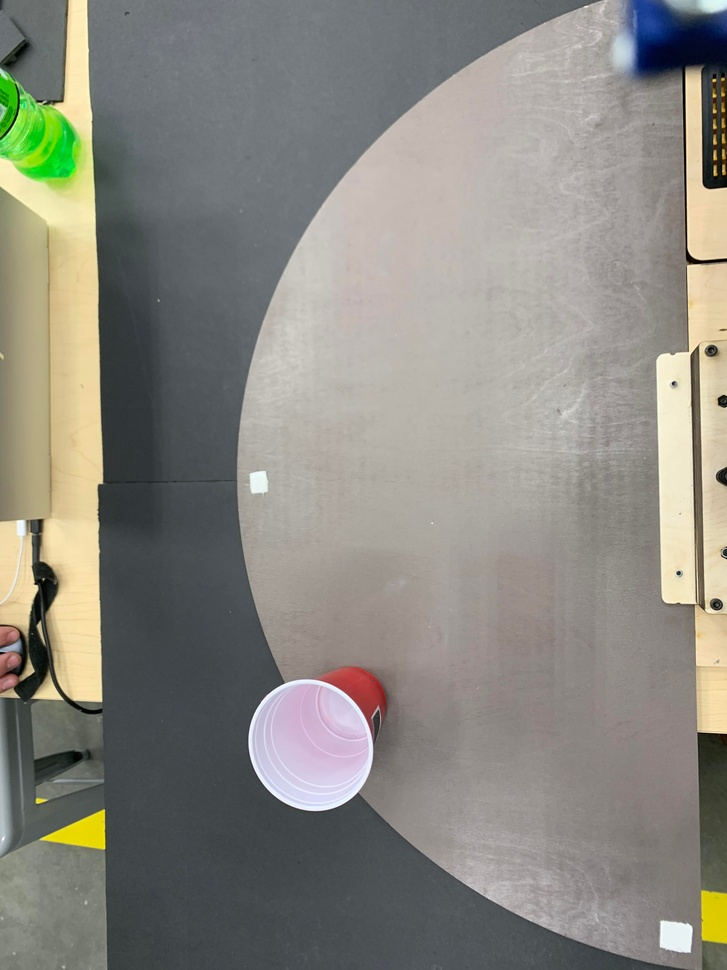
#> input picture Logiciel/Vision/pic_verre.jpg, 727 x 970 px, shrunk from 3024 x 4032 before the run, given in place of the camera
$ python vision_windows.py
#> lines starting #> are read from the running program, lines starting #| are printed output that depends on the picture; after the words box and inside, x2 and y2 are one past the last pixel; in counts of white or black regions, pixels touching at a corner belong together
import numpy as np
from PIL import Image
import cv2

def vision():
    path = r"pic.jpeg"
    cap = cv2.VideoCapture(0)

    # Check if the webcam is opened correctly
    if not cap.isOpened():
        raise IOError("Cannot open webcam")
    ret, frame = cap.read()
#> frame is the input picture: shape (970, 727, 3); mean B, G, R 128.4, 136.3, 138.2
    cv2.imwrite(path, frame)
    frame = cv2.resize(frame, None, fx=0.5, fy=0.5, interpolation=cv2.INTER_AREA)
#> frame: shape (485, 364, 3)

    im = Image.open(path).convert('L') #.resize([10000, 10000])
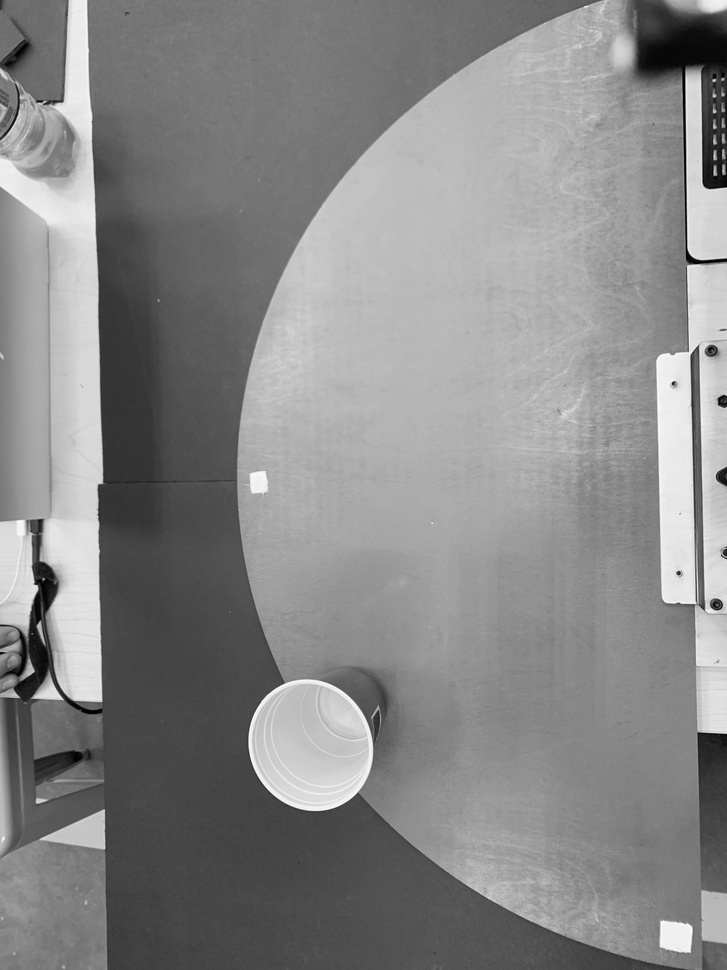
#> im: PIL image 727x970 L; min 0, max 254, mean 136
    pixel = im.load()
    x =0
    y =0
    nb =0
    for i in range(im.size[0]):
        for j in range(im.size[1]):
            if pixel[i,j] > 150:
                im.putpixel([i,j], 255)
                x += i
                nb += 1
                y += j
            else:
                im.putpixel([i,j], 0)
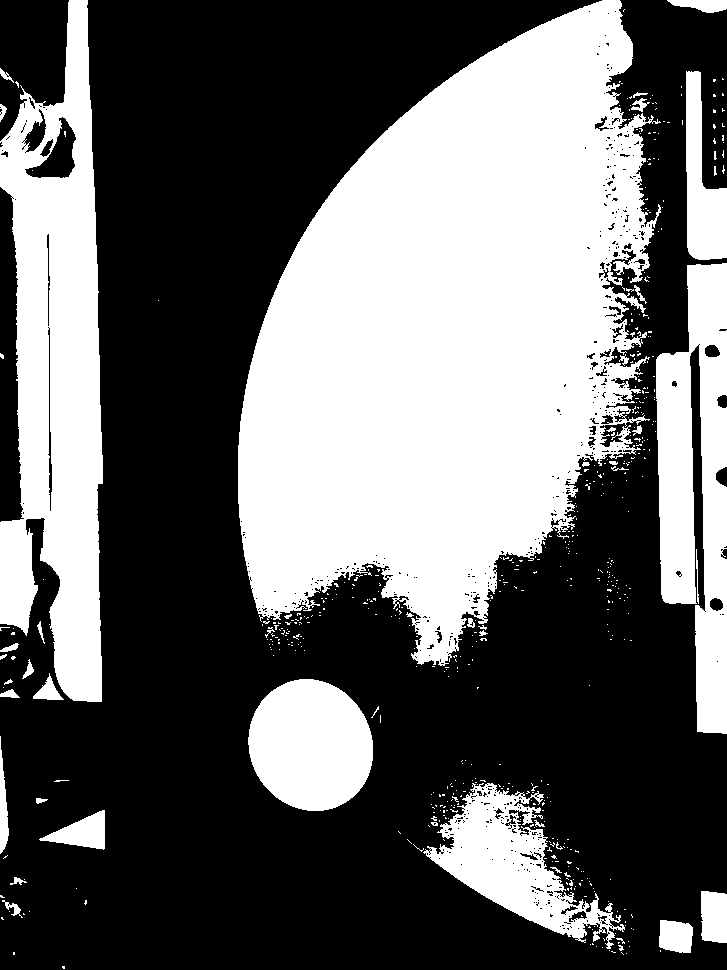
#> im: PIL image 727x970 L; 40.1% white; 568 white regions (522 under 20 px), largest, box (x1, y1, x2, y2) and area: (238, 0, 661, 666) 176215, (0, 0, 103, 702) 46616, (656, 263, 727, 734) 21691
#> after the loop, nb = 282435; x = 113762719; y = 113846551

    x = int(x/nb)
#> x = 402
    y = int(y/nb)
#> y = 403
    coord = [x, y]
#> coord = [402, 403]
    return coord

print(vision())

$ run again, on Logiciel/Vision/img_reference_calib.png
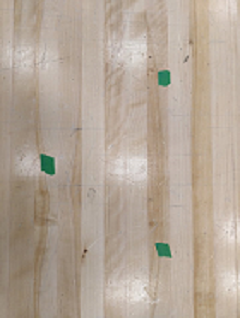
#> input picture Logiciel/Vision/img_reference_calib.png, 240 x 318 px, given in place of the camera
#> in vision, frame is the input picture: shape (318, 240, 3); mean B, G, R 151.6, 165.7, 179.9
#> frame: shape (159, 120, 3)
#> in vision, `im = Image.open(path).convert('L')`:
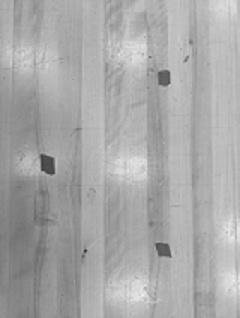
#> im: PIL image 240x318 L; min 40, max 243, mean 168.3
#> after the loop in vision, `for i in range(im.size[0]):`:
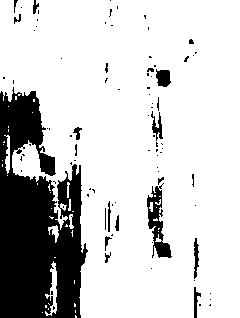
#> im: PIL image 240x318 L; 79.8% white; 88 black regions (68 under 20 px), largest, box (x1, y1, x2, y2) and area: (0, 87, 88, 318) 13358, (147, 183, 172, 258) 770, (156, 69, 171, 87) 208
#> after the loop in vision, `for i in range(im.size[0]):`: nb = 60885; x = 8347400; y = 8742161
#> in vision, `x = int(x/nb)`: x = 137
#> in vision, `y = int(y/nb)`: y = 143
#> coord = [137, 143]
